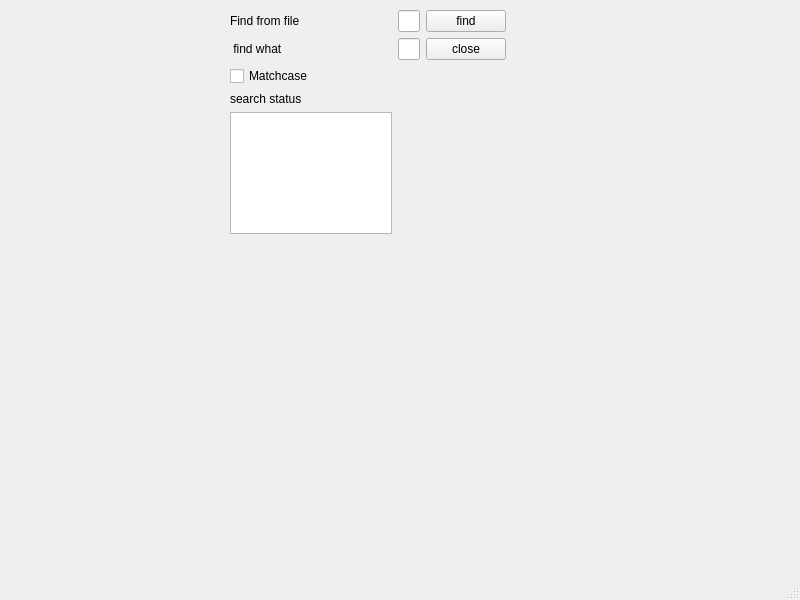
<?xml version="1.0" encoding="UTF-8"?>
<ui version="4.0">
 <class>MainWindow</class>
 <widget class="QMainWindow" name="MainWindow">
  <property name="geometry">
   <rect>
    <x>0</x>
    <y>0</y>
    <width>800</width>
    <height>600</height>
   </rect>
  </property>
  <property name="windowTitle">
   <string>MainWindow</string>
  </property>
  <widget class="QWidget" name="centralwidget">
   <widget class="QWidget" name="gridLayoutWidget">
    <property name="geometry">
     <rect>
      <x>230</x>
      <y>10</y>
      <width>276</width>
      <height>224</height>
     </rect>
    </property>
    <layout class="QGridLayout" name="gridLayout">
     <item row="1" column="1">
      <widget class="QLineEdit" name="keyLineEdit"/>
     </item>
     <item row="1" column="2">
      <widget class="QPushButton" name="closePushButton">
       <property name="text">
        <string>close</string>
       </property>
      </widget>
     </item>
     <item row="5" column="0">
      <widget class="QTextBrowser" name="textBrowser"/>
     </item>
     <item row="0" column="0">
      <widget class="QLabel" name="label">
       <property name="text">
        <string>Find from file</string>
       </property>
      </widget>
     </item>
     <item row="1" column="0">
      <widget class="QLabel" name="label_2">
       <property name="text">
        <string> find what</string>
       </property>
      </widget>
     </item>
     <item row="4" column="0">
      <widget class="QLabel" name="label_3">
       <property name="text">
        <string>search status</string>
       </property>
      </widget>
     </item>
     <item row="0" column="2">
      <widget class="QPushButton" name="findPushButton">
       <property name="text">
        <string>find</string>
       </property>
      </widget>
     </item>
     <item row="3" column="0">
      <widget class="QCheckBox" name="matchCheckBox">
       <property name="text">
        <string>Matchcase</string>
       </property>
      </widget>
     </item>
     <item row="0" column="1">
      <widget class="QLineEdit" name="fileLineEdit"/>
     </item>
    </layout>
   </widget>
  </widget>
  <widget class="QMenuBar" name="menubar">
   <property name="geometry">
    <rect>
     <x>0</x>
     <y>0</y>
     <width>800</width>
     <height>25</height>
    </rect>
   </property>
  </widget>
  <widget class="QStatusBar" name="statusbar"/>
 </widget>
 <resources/>
 <connections/>
</ui>
